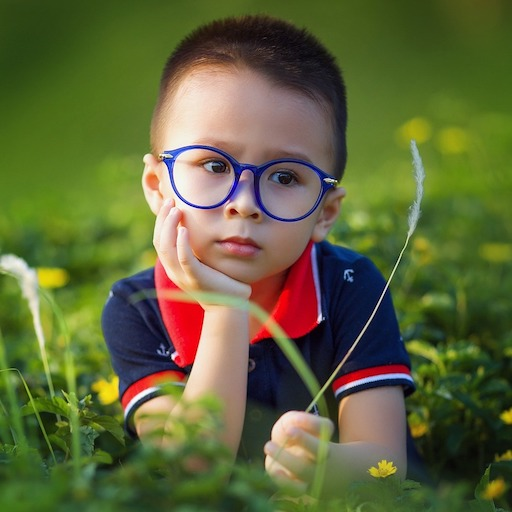
#> input picture OCV_Org/Project2_MouseEventHandling/sample.jpg, 512 x 512 px
$ python rotate.py --image ../OCV_Org/Project2_MouseEventHandling/sample.jpg
#> lines starting #> are read from the running program, lines starting #| are printed output that depends on the picture
# import the required modules
import numpy as np
import argparse as ag
import cv2

# create the argument parser
ap = ag.ArgumentParser()
ap.add_argument("-i", "--image", required=True, help="Path to the loaded image")
args = vars(ap.parse_args())

# show the loaded image
img = cv2.imread(args.get('image'))  # type: np.ndarray
#> img is the input picture: shape (512, 512, 3); mean B, G, R 57.8, 101.6, 95.4
print('size of the image is width {} and height {}'
      .format(img.shape[1], img.shape[0]))
#| size of the image is width 512 and height 512
cv2.imshow('Loaded Image', img)
cv2.waitKey(0)

# now rotate the image about the center
Mr = cv2.getRotationMatrix2D((0, 0), 45, 1.0)
rotatedImage = cv2.warpAffine(img, Mr, dsize=(img.shape[1], img.shape[0]))
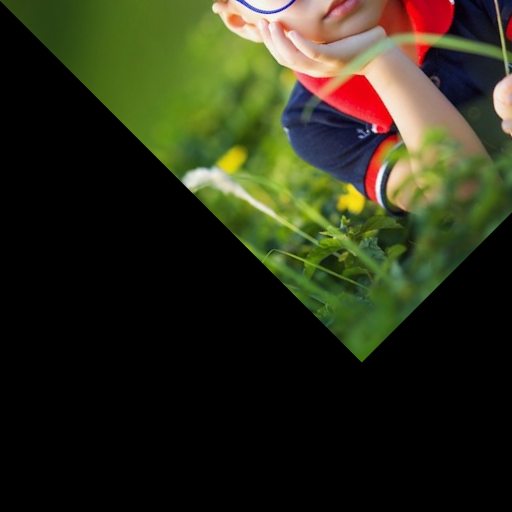
#> rotatedImage: shape (512, 512, 3); mean B, G, R 25.1, 45.7, 44.2
cv2.imshow('Rotated By +45', rotatedImage)
cv2.waitKey(0)
